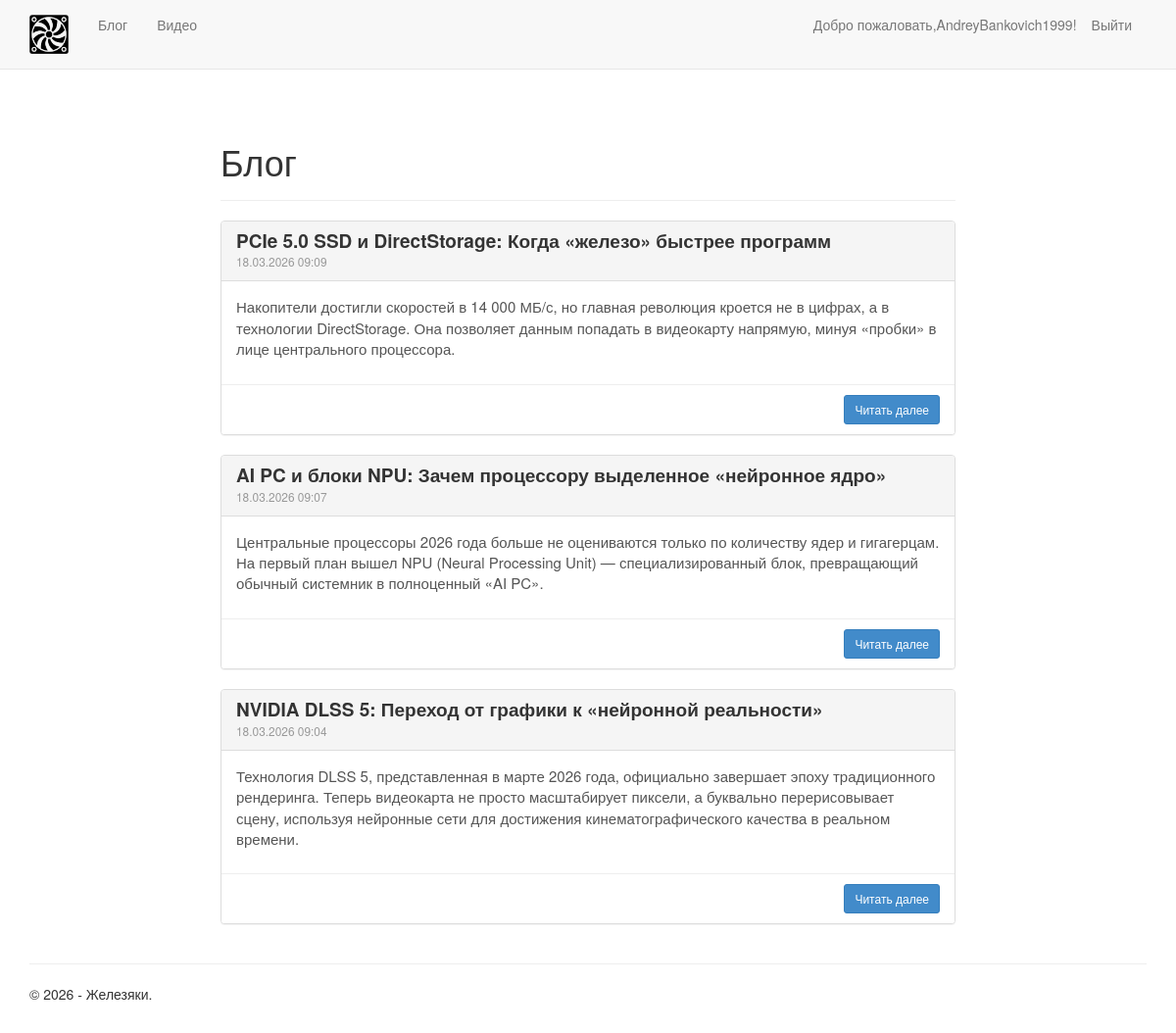
Page /blog/ (signed in) on the committed database.
### app/models.py (models this page shows, shortened)
class Blog(models.Model):
    author = models.ForeignKey(User, null=True, blank=True, on_delete = models.SET_NULL, verbose_name = "Автор")
    title = models.CharField(max_length = 100, unique_for_date = "posted", verbose_name = "Заголовок")
    description = models.TextField(verbose_name = "Краткое содержание")
    content = models.TextField(verbose_name = "Полное содержание")
    posted = models.DateTimeField(default = datetime.now(), db_index = True, verbose_name = "Опубликована")
    image = models.FileField(default = 'temp.jpg', verbose_name = "Путь к картине")
    class Meta:
        db_table = "Posts"
        ordering = ["-posted"]
        verbose_name = "статья блога"
        verbose_name_plural = "статьи блога"

### app/views.py (the view)
# urls.py: path('blog/', views.blog, name='blog'),
def blog(request):
    assert isinstance(request, HttpRequest)
    posts = Blog.objects.all()
    return render(
        request,
        'app/blog.html',
        {
            'title': 'Блог',
            'posts': posts,  # Передача списка статей в шаблон веб-страницы
            'year': datetime.now().year,
        }
    )

### app/templates/app/blog.html
{% extends "app/layout.html" %}
{% block content %}
<div class="row">
    <div class="col-md-8 col-md-offset-2">
        <div class="page-header">
            <h1>{{ title }}</h1>
        </div>
        {% for post in posts %}
        <div class="panel panel-default">
            <div class="panel-heading">
                <h3 class="panel-title" style="font-weight: bold; font-size: 19px;">
                    {{ post.title }}
                </h3>
                <small class="text-muted">{{ post.posted|date:"d.m.Y H:i" }}</small>
            </div>
            <div class="panel-body">
                <p style="font-size: 15px; color: #555;">{{ post.description }}</p>
            </div>
            <div class="panel-footer" style="background-color: #fff; border-top: 1px solid #eee; overflow: auto;">
                <a href="{% url 'blogpost' parametr=post.id %}" class="btn btn-primary btn-sm pull-right">
                    Читать далее
                </a>
            </div>
        </div>
        {% endfor %}
    </div>
</div>
{% endblock %}

### app/templates/app/loginpartial.html (shortened to what this page needs)
{% if user.is_authenticated %}
<form id="logoutForm" action="/logout/" method="post" class="navbar-right">
    <ul class="nav navbar-nav navbar-right">
        <li><span class="navbar-text">Добро пожаловать,{{ user.username }}!</span></li>
        <li><a href="javascript:document.getElementById('logoutForm').submit()">Выйти</a></li>
    </ul>
</form>
{% else %}
<ul class="nav navbar-nav navbar-right" style="margin-top: 10px">
    <li><a class="btn btn-defolt" href="{% url 'login' %}">Войти</a></li>
</ul>
{% endif %}

### app/static/app/content/site.css (style rules this page uses)
body { padding-top: 100px; padding-bottom: 20px; }

### rows in the picture
Blog: title "PCIe 5.0 SSD и DirectStorage: Когда «железо» быстрее программ", posted "18.03.2026 09:09", description "Накопители достигли скоростей в 14 000 МБ/с, но главная революция кроется не в цифрах, а в технологии DirectStorage. Она позволяет данным попадать в видеокарту напрямую, минуя «пробки» в лице центрального процессора."
Blog: title "AI PC и блоки NPU: Зачем процессору выделенное «нейронное ядро»", posted "18.03.2026 09:07", description "Центральные процессоры 2026 года больше не оцениваются только по количеству ядер и гигагерцам. На первый план вышел NPU (Neural Processing Unit) — специализированный блок, превращающий обычный системник в полноценный «AI PC»."
Blog: title "NVIDIA DLSS 5: Переход от графики к «нейронной реальности»", posted "18.03.2026 09:04", description "Технология DLSS 5, представленная в марте 2026 года, официально завершает эпоху традиционного рендеринга. Теперь видеокарта не просто масштабирует пиксели, а буквально перерисовывает сцену, используя нейронные сети для достижения кинематографического качества в реальном времени."

### other values in the picture
{{ user.username }} "AndreyBankovich1999"
{{ title }} "Блог"
